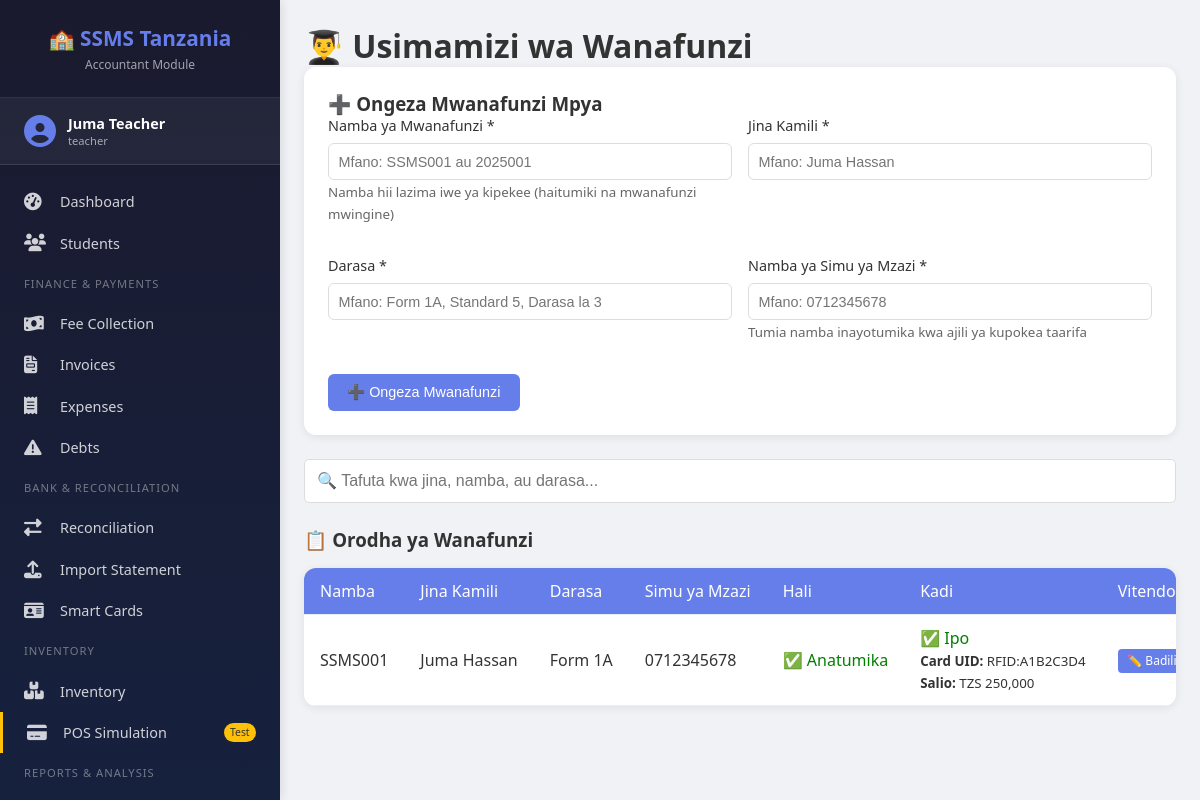
Page /students.php (signed in) on the committed database.
### tables this page shows
CREATE TABLE students (
    id BIGINT PRIMARY KEY AUTO_INCREMENT,
    student_number VARCHAR(50) UNIQUE NOT NULL,
    full_name VARCHAR(150) NOT NULL,
    class VARCHAR(50) NOT NULL,
    parent_phone VARCHAR(20) NOT NULL,
    is_active BOOLEAN DEFAULT TRUE,
    created_at TIMESTAMP DEFAULT CURRENT_TIMESTAMP
);

CREATE TABLE smart_cards (
    id BIGINT PRIMARY KEY AUTO_INCREMENT,
    card_uid VARCHAR(100) UNIQUE NOT NULL,  
    student_id BIGINT NOT NULL,
    payment_reference VARCHAR(50) UNIQUE NOT NULL,  
    balance DECIMAL(15,2) DEFAULT 0.00,
    is_active BOOLEAN DEFAULT TRUE,
    issued_date DATE NOT NULL,
    expiry_date DATE,
    FOREIGN KEY (student_id) REFERENCES students(id) ON DELETE CASCADE
);

### students.php (the view, shortened to what this page needs)
<?php
require_once 'config/database.php';
include 'includes/header.php';
$students = $pdo->query("SELECT * FROM students ORDER BY student_number")->fetchAll();
$edit_student = null;
?>
<div class="container">
    <h1>👨‍🎓 Usimamizi wa Wanafunzi</h1>
    <div class="form-card">
        <h3><?php echo $edit_student ? '✏️ Badilisha Taarifa za Mwanafunzi' : '➕ Ongeza Mwanafunzi Mpya'; ?></h3>
        <form method="POST">
            <div class="two-columns">
                <div class="form-group">
                    <label>Namba ya Mwanafunzi *</label>
                    <input type="text" name="student_number" required
                           value="<?php echo $edit_student ? htmlspecialchars($edit_student['student_number']) : ''; ?>"
                           placeholder="Mfano: SSMS001 au 2025001">
                    <small style="color:#666;">Namba hii lazima iwe ya kipekee (haitumiki na mwanafunzi mwingine)</small>
                </div>
                <div class="form-group">
                    <label>Jina Kamili *</label>
                    <input type="text" name="full_name" required
                           value="<?php echo $edit_student ? htmlspecialchars($edit_student['full_name']) : ''; ?>"
                           placeholder="Mfano: Juma Hassan">
                </div>
                <div class="form-group">
                    <label>Darasa *</label>
                    <input type="text" name="class" required
                           value="<?php echo $edit_student ? htmlspecialchars($edit_student['class']) : ''; ?>"
                           placeholder="Mfano: Form 1A, Standard 5, Darasa la 3">
                </div>
                <div class="form-group">
                    <label>Namba ya Simu ya Mzazi *</label>
                    <input type="tel" name="parent_phone" required
                           value="<?php echo $edit_student ? htmlspecialchars($edit_student['parent_phone']) : ''; ?>"
                           placeholder="Mfano: 0712345678">
                    <small style="color:#666;">Tumia namba inayotumika kwa ajili ya kupokea taarifa</small>
                </div>
            </div>
            <div class="action-buttons">
                <button type="submit" name="<?php echo $edit_student ? 'edit_student' : 'add_student'; ?>" class="btn btn-primary">
                    <?php echo $edit_student ? '💾 Hifadhi Mabadiliko' : '➕ Ongeza Mwanafunzi'; ?>
                </button>
            </div>
        </form>
    </div>
    <div class="search-box" style="margin-bottom: 1rem;">
        <input type="text" id="searchStudent" placeholder="🔍 Tafuta kwa jina, namba, au darasa..." style="width: 100%; padding: 0.75rem; border: 1px solid #ddd; border-radius: 5px; font-size: 1rem;">
    </div>
    <div class="section">
        <h3>📋 Orodha ya Wanafunzi</h3>
        <?php if (count($students) == 0): ?>
            <div class="alert alert-info" style="background:#d1ecf1; color:#0c5460; padding:1rem; border-radius:5px;">
                📌 Hakuna mwanafunzi bado. Bonyeza "Ongeza Mwanafunzi Mpya" kuanza.
            </div>
        <?php else: ?>
            <div class="table-responsive">
                <table class="data-table" id="studentsTable">
                    <thead>
                        <tr>
                            <th>Namba</th>
                            <th>Jina Kamili</th>
                            <th>Darasa</th>
                            <th>Simu ya Mzazi</th>
                            <th>Hali</th>
                            <th>Kadi</th>
                            <th>Vitendo</th>
                        </tr>
                    </thead>
                    <tbody>
                        <?php foreach ($students as $s):
                            $stmt = $pdo->prepare("SELECT card_uid, balance FROM smart_cards WHERE student_id = ? AND is_active = 1");
                            $stmt->execute([$s['id']]);
                            $card = $stmt->fetch();
                        ?>
                        <tr>
                            <td><?php echo htmlspecialchars($s['student_number']); ?></td>
                            <td><?php echo htmlspecialchars($s['full_name']); ?></td>
                            <td><?php echo htmlspecialchars($s['class']); ?></td>
                            <td><?php echo htmlspecialchars($s['parent_phone']); ?></td>
                            <td>
                                <?php if ($s['is_active']): ?>
                                    <span style="color:green;">✅ Anatumika</span>
                                <?php else: ?>
                                    <span style="color:red;">❌ Amezimwa</span>
                                <?php endif; ?>
                              </td>
                            <td>
                                <?php if ($card): ?>
                                    <span style="color:green;">✅ Ipo</span><br>
                                    <small><strong>Card UID:</strong> <?php echo htmlspecialchars($card['card_uid']); ?></small><br>
                                    <small><strong>Salio:</strong> TZS <?php echo number_format($card['balance']); ?></small>
                                <?php else: ?>
                                    <span style="color:orange;">⚠️ Haina Kadi</span><br>
                                    <a href="issue_card.php?student_id=<?php echo $s['id']; ?>" class="btn-small">Toa Kadi</a>
                                <?php endif; ?>
                              </td>
                            <td>
                                <a href="?edit=<?php echo $s['id']; ?>" class="btn-small">✏️ Badilisha</a>
                              </td>
                        </tr>
                        <?php endforeach; ?>
                    </tbody>
                </table>
            </div>
        <?php endif; ?>
    </div>
</div>
<?php include 'includes/footer.php'; ?>

### css/style.css (style rules this page uses)
* { margin: 0; padding: 0; box-sizing: border-box; }
body { font-family: 'Segoe UI', Tahoma, Geneva, Verdana, sans-serif; background: #f0f2f5; color: #333; min-height: 100vh; }
.container { max-width: 1400px; margin: 0 auto; padding: 1.5rem; }
.btn, .btn-primary, .btn-secondary, .btn-success, .btn-warning, .btn-info, .btn-dark { display: inline-block; padding: 0.6rem 1.2rem; border: none; border-radius: 6px; cursor: pointer; text-decoration: none; font-size: 0.9rem; transition: all 0.3s; }
.btn-primary { background: #667eea; color: white; }
.btn-small { padding: 0.2rem 0.6rem; font-size: 0.75rem; border-radius: 4px; background: #667eea; color: white; text-decoration: none; }
.form-card { background: white; padding: 1.5rem; border-radius: 12px; box-shadow: 0 2px 10px rgba(0,0,0,0.08); margin-bottom: 1.5rem; }
.form-group { margin-bottom: 1rem; }
.form-group label { display: block; margin-bottom: 0.5rem; font-weight: 500; font-size: 0.9rem; }
.form-group input, .form-group select, .form-group textarea { width: 100%; padding: 0.6rem; border: 1px solid #ddd; border-radius: 6px; font-size: 0.9rem; }
.data-table { width: 100%; background: white; border-radius: 12px; overflow-x: auto; display: block; box-shadow: 0 2px 10px rgba(0,0,0,0.08); border-collapse: collapse; }
.data-table thead { background: #667eea; color: white; }
.data-table th, .data-table td { padding: 0.75rem 1rem; text-align: left; border-bottom: 1px solid #eee; white-space: nowrap; }
.data-table th { font-weight: 500; }
.two-columns { display: grid; grid-template-columns: 1fr 1fr; gap: 1.5rem; }
.action-buttons { display: flex; flex-wrap: wrap; gap: 1rem; margin-top: 1rem; }
.section { margin-top: 1.5rem; }
.section h3 { margin-bottom: 1rem; color: #333; }

### students.php (style rules this page uses)
.two-columns { display: grid; grid-template-columns: 1fr 1fr; gap: 1rem; }
.action-buttons { display: flex; gap: 1rem; margin-top: 1rem; }
.search-box { margin: 1rem 0; }

### rows in the picture
students: student_number "SSMS001", full_name "Juma Hassan", class "Form 1A", parent_phone "0712345678", is_active "✅ Anatumika", smart_cards.card_uid "RFID:A1B2C3D4", smart_cards.balance "250,000"

### other values in the picture
$_SESSION['full_name'] "Juma Teacher"
$_SESSION['role'] "teacher"
